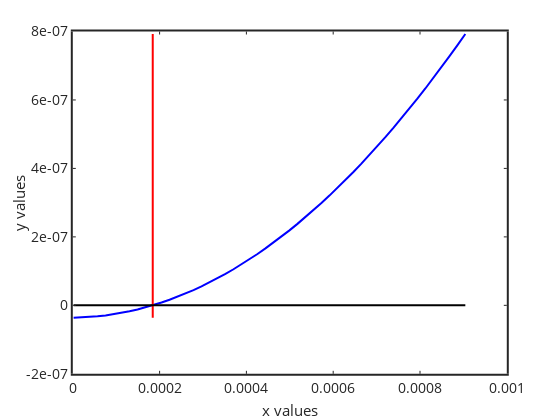

Notebook source saved alongside this figure:
### Code cell
x=[0.01*t:t/10:t*5];
y=a*x.^2+b.*x+c;

plot(x,y,'b-','linewidth',2)
hold on
plot([t t],[min(y) max(y)],'r','linewidth',2)
plot(x,zeros(size(x)),'k','linewidth',2)
set(gca,'linewidth',2,'fontsize',14)
xlabel('x values','fontsize',15); ylabel('y values','fontsize',15)
%axis([min(x) max(x) min(y) max(y)])

### Figure 1 — Plotly figure (JSON) as saved in the notebook; plotly's stock layout.template omitted (floating-point values rounded to 4 significant figures)
{"data": [{"line": {"color": "rgb(0,0,255)", "dash": "solid", "width": 2}, "marker": {"color": "rgb(0,0,255)", "line": {"color": "rgb(0,0,255)"}, "size": 6, "symbol": "none"}, "mode": "lines", "name": "", "showlegend": false, "type": "scatter", "visibility": true, "x": [1.842e-06, 2.026e-05, 3.868e-05, 5.71e-05, 7.552e-05, 9.394e-05, 0.0001124, 0.0001308, 0.0001492, 0.0001676, 0.000186, 0.0002045, 0.0002229, 0.0002413, 0.0002597, 0.0002781, 0.0002966, 0.000315, 0.0003334, 0.0003518, 0.0003703, 0.0003887, 0.0004071, 0.0004255, 0.0004439, 0.0004624, 0.0004808, 0.0004992, 0.0005176, 0.000536, 0.0005545, 0.0005729, 0.0005913, 0.0006097, 0.0006281, 0.0006466, 0.000665, 0.0006834, 0.0007018, 0.0007202, 0.0007387, 0.0007571, 0.0007755, 0.0007939, 0.0008123, 0.0008308, 0.0008492, 0.0008676, 0.000886, 0.0009044], "xaxis": "x", "y": [-3.613e-08, -3.55e-08, -3.419e-08, -3.22e-08, -2.954e-08, -2.619e-08, -2.217e-08, -1.747e-08, -1.209e-08, -6.033e-09, 7.042e-10, 8.12e-09, 1.621e-08, 2.499e-08, 3.444e-08, 4.457e-08, 5.538e-08, 6.686e-08, 7.903e-08, 9.187e-08, 1.054e-07, 1.196e-07, 1.345e-07, 1.5e-07, 1.663e-07, 1.832e-07, 2.008e-07, 2.191e-07, 2.38e-07, 2.576e-07, 2.78e-07, 2.989e-07, 3.206e-07, 3.43e-07, 3.66e-07, 3.897e-07, 4.141e-07, 4.391e-07, 4.649e-07, 4.913e-07, 5.184e-07, 5.461e-07, 5.746e-07, 6.037e-07, 6.335e-07, 6.64e-07, 6.952e-07, 7.27e-07, 7.596e-07, 7.928e-07], "yaxis": "y"}, {"line": {"color": "rgb(255,0,0)", "dash": "solid", "width": 2}, "marker": {"color": "rgb(255,0,0)", "line": {"color": "rgb(255,0,0)"}, "size": 6, "symbol": "none"}, "mode": "lines", "name": "", "showlegend": false, "type": "scatter", "visibility": true, "x": [0.0001842, 0.0001842], "xaxis": "x", "y": [-3.613e-08, 7.928e-07], "yaxis": "y"}, {"line": {"color": "rgb(0, 0, 0)", "dash": "solid", "width": 2}, "marker": {"color": "rgb(0, 0, 0)", "line": {"color": "rgb(0, 0, 0)"}, "size": 6, "symbol": "none"}, "mode": "lines", "name": "", "showlegend": false, "type": "scatter", "visibility": true, "x": [1.842e-06, 2.026e-05, 3.868e-05, 5.71e-05, 7.552e-05, 9.394e-05, 0.0001124, 0.0001308, 0.0001492, 0.0001676, 0.000186, 0.0002045, 0.0002229, 0.0002413, 0.0002597, 0.0002781, 0.0002966, 0.000315, 0.0003334, 0.0003518, 0.0003703, 0.0003887, 0.0004071, 0.0004255, 0.0004439, 0.0004624, 0.0004808, 0.0004992, 0.0005176, 0.000536, 0.0005545, 0.0005729, 0.0005913, 0.0006097, 0.0006281, 0.0006466, 0.000665, 0.0006834, 0.0007018, 0.0007202, 0.0007387, 0.0007571, 0.0007755, 0.0007939, 0.0008123, 0.0008308, 0.0008492, 0.0008676, 0.000886, 0.0009044], "xaxis": "x", "y": [0, 0, 0, 0, 0, 0, 0, 0, 0, 0, 0, 0, 0, 0, 0, 0, 0, 0, 0, 0, 0, 0, 0, 0, 0, 0, 0, 0, 0, 0, 0, 0, 0, 0, 0, 0, 0, 0, 0, 0, 0, 0, 0, 0, 0, 0, 0, 0, 0, 0], "yaxis": "y"}], "layout": {"height": 420, "hovermode": "closest", "margin": {"b": 0, "l": 0, "r": 0, "t": 0}, "plot_bgcolor": "rgba(0, 0, 0, 0)", "showlegend": false, "width": 560, "xaxis": {"anchor": "y", "autorange": false, "domain": [0.13, 0.905], "exponentformat": "none", "gridcolor": "rgba(38,38,38,0.15)", "gridwidth": 2, "linecolor": "rgb(38,38,38)", "linewidth": 2, "mirror": "ticks", "range": [0, 0.001], "showgrid": false, "showline": true, "side": "bottom", "spikedash": "solid", "spikemode": "across", "spikesides": false, "spikethickness": 1, "tickangle": 0, "tickcolor": "rgb(38,38,38)", "tickfont": {"color": "rgb(38,38,38)", "size": 14}, "ticklen": 3, "ticks": "inside", "ticktext": ["0", "0.0002", "0.0004", "0.0006", "0.0008", "0.001"], "tickvals": [0, 0.0002, 0.0004, 0.0006, 0.0008, 0.001], "title": {"font": {"color": "rgb(38,38,38)", "size": 15}, "text": "x values"}, "type": "linear", "visible": true, "zeroline": false}, "yaxis": {"anchor": "x", "autorange": false, "domain": [0.11, 0.925], "exponentformat": "none", "gridcolor": "rgba(38,38,38,0.15)", "gridwidth": 2, "linecolor": "rgb(38,38,38)", "linewidth": 2, "mirror": "ticks", "range": [-2e-07, 8e-07], "showgrid": false, "showline": true, "side": "left", "spikedash": "solid", "spikemode": "across", "spikesides": false, "spikethickness": 1, "tickangle": 0, "tickcolor": "rgb(38,38,38)", "tickfont": {"color": "rgb(38,38,38)", "size": 14}, "ticklen": 3, "ticks": "inside", "ticktext": ["-2e-07", "0", "2e-07", "4e-07", "6e-07", "8e-07"], "tickvals": [-2e-07, 0, 2e-07, 4e-07, 6e-07, 8e-07], "title": {"font": {"color": "rgb(38,38,38)", "size": 15}, "text": "y values"}, "type": "linear", "visible": true, "zeroline": false}}}
